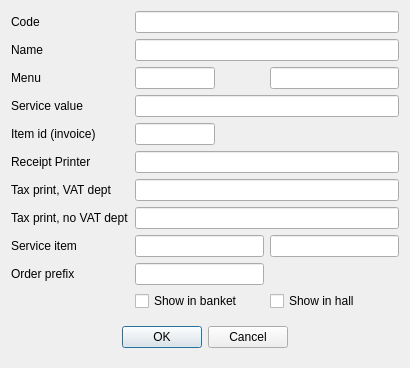
<?xml version="1.0" encoding="UTF-8"?>
<ui version="4.0">
 <class>RERestHall</class>
 <widget class="QDialog" name="RERestHall">
  <property name="geometry">
   <rect>
    <x>0</x>
    <y>0</y>
    <width>410</width>
    <height>344</height>
   </rect>
  </property>
  <property name="windowTitle">
   <string>Hall</string>
  </property>
  <layout class="QVBoxLayout" name="verticalLayout">
   <item>
    <layout class="QGridLayout" name="gridLayout">
     <item row="8" column="1">
      <widget class="EQLineEdit" name="leServiceItem">
       <property name="Field" stdset="0">
        <string>f_serviceItem</string>
       </property>
      </widget>
     </item>
     <item row="8" column="0">
      <widget class="QLabel" name="label_9">
       <property name="text">
        <string>Service item</string>
       </property>
      </widget>
     </item>
     <item row="4" column="1">
      <widget class="EQLineEdit" name="leItemId">
       <property name="maximumSize">
        <size>
         <width>80</width>
         <height>16777215</height>
        </size>
       </property>
       <property name="Field" stdset="0">
        <string>f_itemForInvoice</string>
       </property>
      </widget>
     </item>
     <item row="4" column="0">
      <widget class="QLabel" name="label">
       <property name="text">
        <string>Item id (invoice)</string>
       </property>
      </widget>
     </item>
     <item row="12" column="0" colspan="3">
      <widget class="QWidget" name="widget" native="true">
       <layout class="QHBoxLayout" name="horizontalLayout">
        <item>
         <spacer name="horizontalSpacer">
          <property name="orientation">
           <enum>Qt::Horizontal</enum>
          </property>
          <property name="sizeHint" stdset="0">
           <size>
            <width>99</width>
            <height>20</height>
           </size>
          </property>
         </spacer>
        </item>
        <item>
         <widget class="QPushButton" name="btnOk">
          <property name="text">
           <string>OK</string>
          </property>
         </widget>
        </item>
        <item>
         <widget class="QPushButton" name="btnCancel">
          <property name="text">
           <string>Cancel</string>
          </property>
         </widget>
        </item>
        <item>
         <spacer name="horizontalSpacer_2">
          <property name="orientation">
           <enum>Qt::Horizontal</enum>
          </property>
          <property name="sizeHint" stdset="0">
           <size>
            <width>99</width>
            <height>20</height>
           </size>
          </property>
         </spacer>
        </item>
       </layout>
      </widget>
     </item>
     <item row="0" column="1" colspan="2">
      <widget class="EQLineEdit" name="leCode">
       <property name="focusPolicy">
        <enum>Qt::NoFocus</enum>
       </property>
       <property name="readOnly">
        <bool>true</bool>
       </property>
       <property name="Field" stdset="0">
        <string>f_id</string>
       </property>
       <property name="PrimaryKey" stdset="0">
        <bool>true</bool>
       </property>
      </widget>
     </item>
     <item row="0" column="0">
      <widget class="QLabel" name="Code">
       <property name="text">
        <string>Code</string>
       </property>
      </widget>
     </item>
     <item row="3" column="1" colspan="2">
      <widget class="EQLineEdit" name="leService">
       <property name="Field" stdset="0">
        <string>f_defaultSvc</string>
       </property>
      </widget>
     </item>
     <item row="1" column="1" colspan="2">
      <widget class="EQLineEdit" name="leNameAm">
       <property name="Field" stdset="0">
        <string>f_name</string>
       </property>
      </widget>
     </item>
     <item row="1" column="0">
      <widget class="QLabel" name="label_2">
       <property name="text">
        <string>Name</string>
       </property>
      </widget>
     </item>
     <item row="2" column="1">
      <widget class="EQLineEdit" name="leMenuCode">
       <property name="maximumSize">
        <size>
         <width>80</width>
         <height>16777215</height>
        </size>
       </property>
       <property name="Field" stdset="0">
        <string>f_defaultMenu</string>
       </property>
       <property name="ShowButton" stdset="0">
        <bool>true</bool>
       </property>
      </widget>
     </item>
     <item row="5" column="0">
      <widget class="QLabel" name="label_3">
       <property name="text">
        <string>Receipt Printer</string>
       </property>
      </widget>
     </item>
     <item row="2" column="2">
      <widget class="EQLineEdit" name="leMenuName">
       <property name="focusPolicy">
        <enum>Qt::NoFocus</enum>
       </property>
       <property name="readOnly">
        <bool>true</bool>
       </property>
      </widget>
     </item>
     <item row="2" column="0">
      <widget class="QLabel" name="label_5">
       <property name="text">
        <string>Menu</string>
       </property>
      </widget>
     </item>
     <item row="5" column="1" colspan="2">
      <widget class="EQLineEdit" name="leReceiptPrinter">
       <property name="Field" stdset="0">
        <string>f_receiptPrinter</string>
       </property>
      </widget>
     </item>
     <item row="7" column="0">
      <widget class="QLabel" name="label_7">
       <property name="text">
        <string>Tax print, no VAT dept</string>
       </property>
      </widget>
     </item>
     <item row="6" column="0">
      <widget class="QLabel" name="label_4">
       <property name="text">
        <string>Tax print, VAT dept</string>
       </property>
      </widget>
     </item>
     <item row="7" column="1" colspan="2">
      <widget class="EQLineEdit" name="leNoVatDept">
       <property name="Field" stdset="0">
        <string>f_noVatDept</string>
       </property>
      </widget>
     </item>
     <item row="3" column="0">
      <widget class="QLabel" name="label_6">
       <property name="text">
        <string>Service value</string>
       </property>
      </widget>
     </item>
     <item row="6" column="1" colspan="2">
      <widget class="EQLineEdit" name="leVATDept">
       <property name="Field" stdset="0">
        <string>f_vatDept</string>
       </property>
      </widget>
     </item>
     <item row="10" column="1">
      <widget class="EQCheckBox" name="chShowBanket">
       <property name="layoutDirection">
        <enum>Qt::LeftToRight</enum>
       </property>
       <property name="text">
        <string>Show in banket</string>
       </property>
       <property name="Field" stdset="0">
        <string>f_showBanket</string>
       </property>
      </widget>
     </item>
     <item row="10" column="2">
      <widget class="EQCheckBox" name="chShowHall">
       <property name="layoutDirection">
        <enum>Qt::LeftToRight</enum>
       </property>
       <property name="text">
        <string>Show in hall</string>
       </property>
       <property name="Field" stdset="0">
        <string>f_showHall</string>
       </property>
      </widget>
     </item>
     <item row="9" column="0">
      <widget class="QLabel" name="label_8">
       <property name="text">
        <string>Order prefix</string>
       </property>
      </widget>
     </item>
     <item row="9" column="1">
      <widget class="EQLineEdit" name="lePrefix">
       <property name="Field" stdset="0">
        <string>f_prefix</string>
       </property>
      </widget>
     </item>
     <item row="8" column="2">
      <widget class="EQLineEdit" name="leServiceValue">
       <property name="Field" stdset="0">
        <string>f_servicevalue</string>
       </property>
      </widget>
     </item>
    </layout>
   </item>
  </layout>
 </widget>
 <customwidgets>
  <customwidget>
   <class>EQCheckBox</class>
   <extends>QCheckBox</extends>
   <header location="global">eqcheckbox.h</header>
  </customwidget>
  <customwidget>
   <class>EQLineEdit</class>
   <extends>QLineEdit</extends>
   <header location="global">eqlineedit.h</header>
   <slots>
    <signal>customButtonClicked(bool)</signal>
   </slots>
  </customwidget>
 </customwidgets>
 <tabstops>
  <tabstop>leNameAm</tabstop>
  <tabstop>leMenuCode</tabstop>
  <tabstop>leService</tabstop>
  <tabstop>leItemId</tabstop>
  <tabstop>leReceiptPrinter</tabstop>
  <tabstop>btnOk</tabstop>
  <tabstop>btnCancel</tabstop>
  <tabstop>leMenuName</tabstop>
 </tabstops>
 <resources/>
 <connections/>
</ui>
